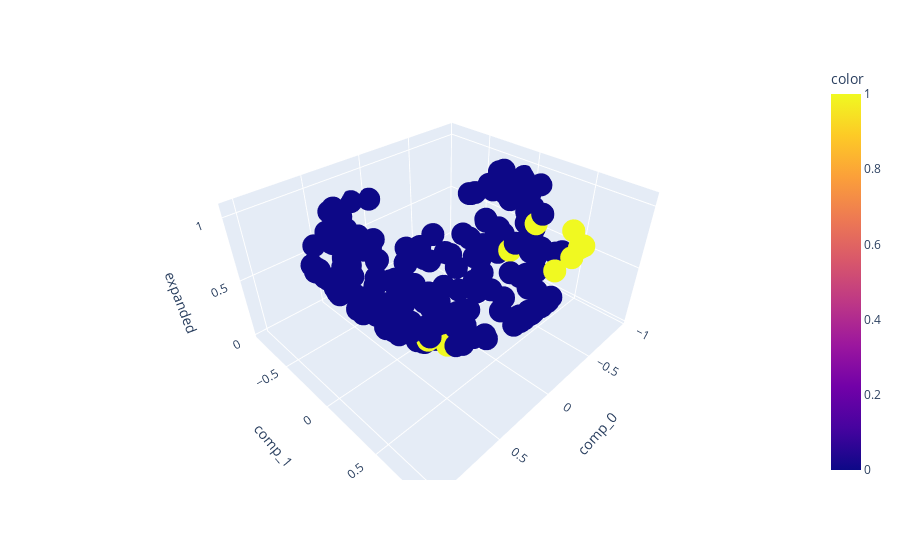

Notebook code for this chart:
### Code cell
X_kpca_df = pd.DataFrame(X_kpca, columns=['comp_0', 'comp_1'])
X_kpca_df['expanded'] = (X_kpca_df['comp_0'] ** 2) + (X_kpca_df['comp_1'] ** 2)
# graficamos con plotly en 3D
fig = px.scatter_3d(X_kpca_df, x='comp_0', y='comp_1', z='expanded', color=y)
fig.show()

### Figure 1 — Plotly figure (JSON) as saved in the notebook; plotly's stock layout.template omitted (floating-point values rounded to 4 significant figures; data arrays with more than 128 entries replaced by an {"elided": "..."} marker saying what was removed)
{"data": [{"hovertemplate": "comp_0=%{x}<br>comp_1=%{y}<br>expanded=%{z}<br>color=%{marker.color}<extra></extra>", "legendgroup": "", "marker": {"color": {"elided": "214 int values"}, "coloraxis": "coloraxis", "symbol": "circle"}, "mode": "markers", "name": "", "scene": "scene", "showlegend": false, "x": {"elided": "214 float values"}, "y": {"elided": "214 float values"}, "z": {"elided": "214 float values"}, "type": "scatter3d"}], "layout": {"scene": {"domain": {"x": [0.0, 1.0], "y": [0.0, 1.0]}, "xaxis": {"title": {"text": "comp_0"}}, "yaxis": {"title": {"text": "comp_1"}}, "zaxis": {"title": {"text": "expanded"}}}, "coloraxis": {"colorbar": {"title": {"text": "color"}}, "colorscale": [[0.0, "#0d0887"], [0.1111, "#46039f"], [0.2222, "#7201a8"], [0.3333, "#9c179e"], [0.4444, "#bd3786"], [0.5556, "#d8576b"], [0.6667, "#ed7953"], [0.7778, "#fb9f3a"], [0.8889, "#fdca26"], [1.0, "#f0f921"]]}, "legend": {"tracegroupgap": 0}, "margin": {"t": 60}}}
